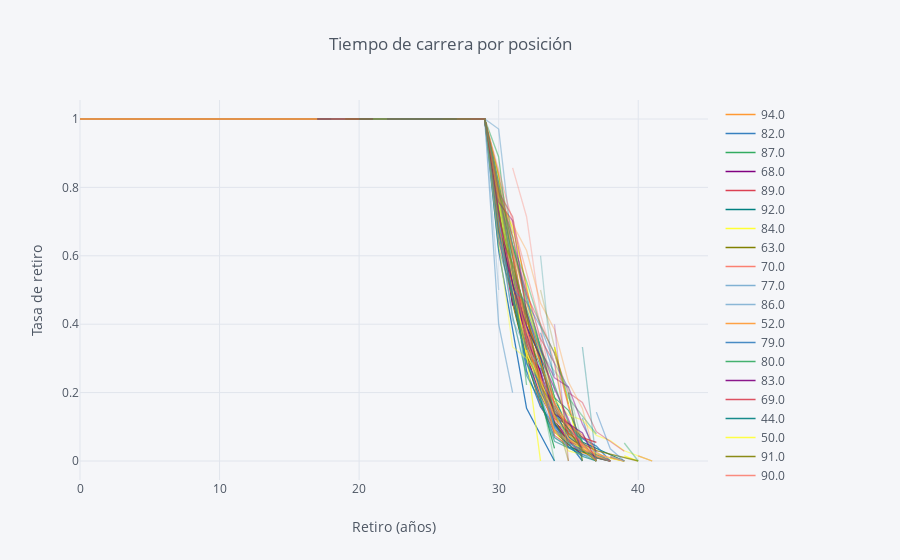

Notebook code cell kept with this figure:
### Code cell
rates=survival(data, 'Vision', 'Age', 'Retirement')
rates.iplot(kind='line', xTitle='Retiro (años)', 
            yTitle='Tasa de retiro', title='Tiempo de carrera por posición')
